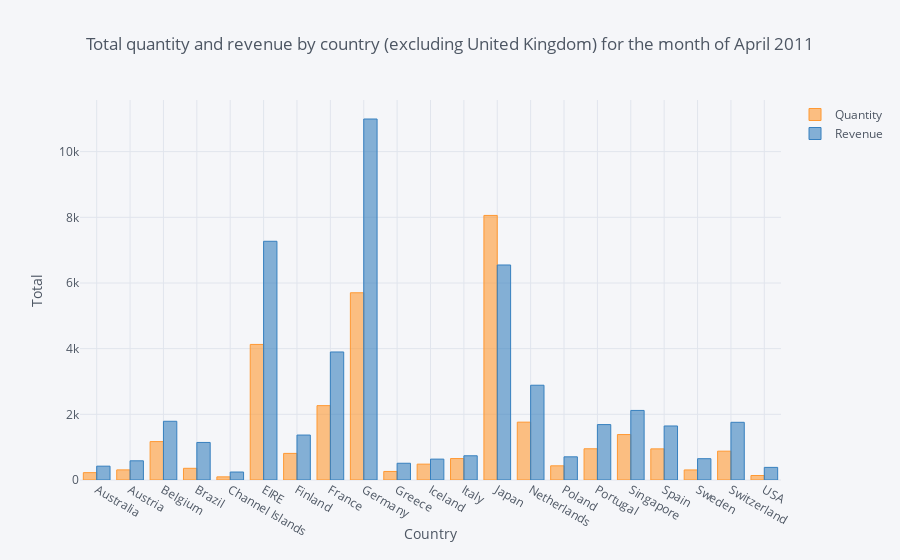

The notebook cell saved with this chart:
### Code cell
data1.iplot(kind='bar', xTitle='Country',
           yTitle='Total', title='Total quantity and revenue by country (excluding United Kingdom) for the month of April 2011')

### Figure 1 — Plotly figure (JSON) as saved in the notebook; plotly's stock layout.template omitted (floating-point values rounded to 4 significant figures)
{"data": [{"marker": {"color": "rgba(255, 153, 51, 0.6)", "line": {"color": "rgba(255, 153, 51, 1.0)", "width": 1}}, "name": "Quantity", "orientation": "v", "text": "", "type": "bar", "uid": "605fc11d-ce64-443b-9744-4dcdb4292750", "x": ["Australia", "Austria", "Belgium", "Brazil", "Channel Islands", "EIRE", "Finland", "France", "Germany", "Greece", "Iceland", "Italy", "Japan", "Netherlands", "Poland", "Portugal", "Singapore", "Spain", "Sweden", "Switzerland", "USA"], "y": [224, 308, 1170, 356, 96, 4129, 810, 2265, 5702, 260, 483, 653, 8058, 1762, 432, 951, 1384, 948, 306, 878, 137]}, {"marker": {"color": "rgba(55, 128, 191, 0.6)", "line": {"color": "rgba(55, 128, 191, 1.0)", "width": 1}}, "name": "Revenue", "orientation": "v", "text": "", "type": "bar", "uid": "7ade391b-b442-4c00-976a-fb287af97126", "x": ["Australia", "Austria", "Belgium", "Brazil", "Channel Islands", "EIRE", "Finland", "France", "Germany", "Greece", "Iceland", "Italy", "Japan", "Netherlands", "Poland", "Portugal", "Singapore", "Spain", "Sweden", "Switzerland", "USA"], "y": [421.6, 584.8, 1788.0, 1144.0, 243.0, 7270.0, 1369.0, 3899.0, 10990.0, 509.7, 636.2, 737.8, 6549.0, 2887.0, 705.8, 1688.0, 2119.0, 1646.0, 649.1, 1757.0, 383.9]}], "layout": {"legend": {"bgcolor": "#F5F6F9", "font": {"color": "#4D5663"}}, "paper_bgcolor": "#F5F6F9", "plot_bgcolor": "#F5F6F9", "title": {"font": {"color": "#4D5663"}, "text": "Total quantity and revenue by country (excluding United Kingdom) for the month of April 2011"}, "xaxis": {"gridcolor": "#E1E5ED", "showgrid": true, "tickfont": {"color": "#4D5663"}, "title": {"font": {"color": "#4D5663"}, "text": "Country"}, "zerolinecolor": "#E1E5ED"}, "yaxis": {"gridcolor": "#E1E5ED", "showgrid": true, "tickfont": {"color": "#4D5663"}, "title": {"font": {"color": "#4D5663"}, "text": "Total"}, "zerolinecolor": "#E1E5ED"}}}
